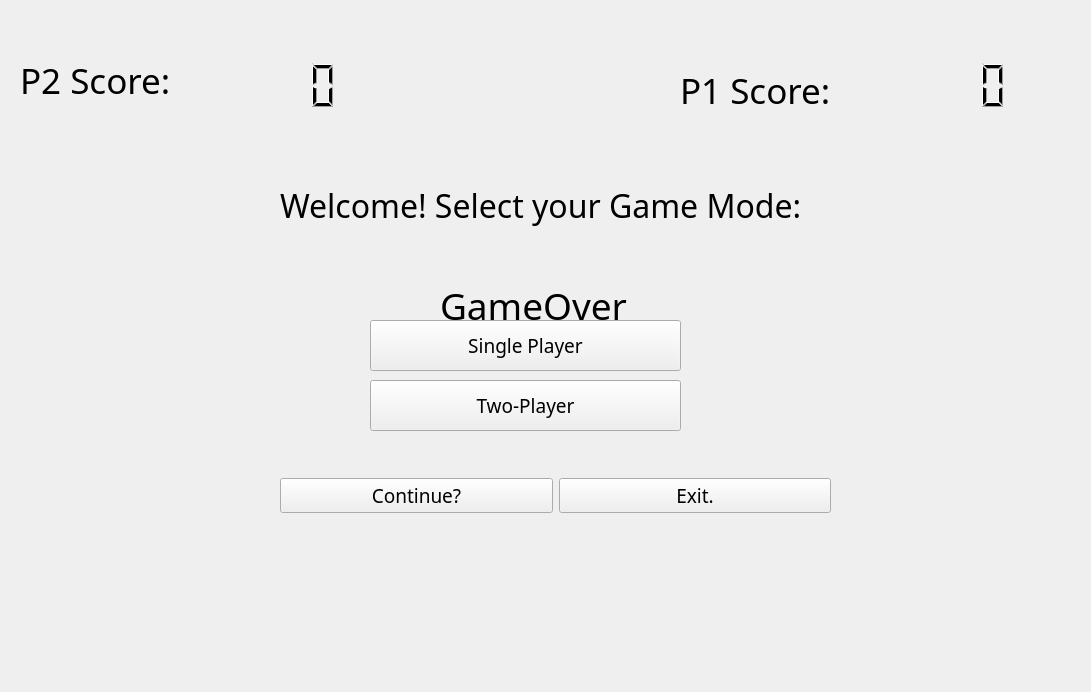
<?xml version="1.0" encoding="UTF-8"?>
<ui version="4.0">
 <class>Widget</class>
 <widget class="QWidget" name="Widget">
  <property name="enabled">
   <bool>true</bool>
  </property>
  <property name="geometry">
   <rect>
    <x>0</x>
    <y>0</y>
    <width>1091</width>
    <height>692</height>
   </rect>
  </property>
  <property name="windowTitle">
   <string>Form</string>
  </property>
  <property name="windowOpacity">
   <double>1.000000000000000</double>
  </property>
  <widget class="QLCDNumber" name="lcdNumber">
   <property name="geometry">
    <rect>
     <x>690</x>
     <y>60</y>
     <width>481</width>
     <height>51</height>
    </rect>
   </property>
   <property name="frameShape">
    <enum>QFrame::NoFrame</enum>
   </property>
   <property name="digitCount">
    <number>6</number>
   </property>
  </widget>
  <widget class="QLabel" name="label">
   <property name="geometry">
    <rect>
     <x>680</x>
     <y>60</y>
     <width>151</width>
     <height>61</height>
    </rect>
   </property>
   <property name="font">
    <font>
     <family>Ebrima</family>
     <pointsize>26</pointsize>
     <weight>50</weight>
     <bold>false</bold>
    </font>
   </property>
   <property name="frameShape">
    <enum>QFrame::NoFrame</enum>
   </property>
   <property name="text">
    <string>P1 Score:</string>
   </property>
  </widget>
  <widget class="QLabel" name="label_2">
   <property name="enabled">
    <bool>true</bool>
   </property>
   <property name="geometry">
    <rect>
     <x>440</x>
     <y>260</y>
     <width>271</width>
     <height>91</height>
    </rect>
   </property>
   <property name="font">
    <font>
     <family>Ebrima</family>
     <pointsize>28</pointsize>
    </font>
   </property>
   <property name="text">
    <string>GameOver</string>
   </property>
  </widget>
  <widget class="QLabel" name="label_mode">
   <property name="geometry">
    <rect>
     <x>280</x>
     <y>170</y>
     <width>521</width>
     <height>71</height>
    </rect>
   </property>
   <property name="font">
    <font>
     <family>Ebrima</family>
     <pointsize>24</pointsize>
    </font>
   </property>
   <property name="text">
    <string>Welcome! Select your Game Mode:</string>
   </property>
  </widget>
  <widget class="QPushButton" name="pushButton_single">
   <property name="geometry">
    <rect>
     <x>370</x>
     <y>320</y>
     <width>311</width>
     <height>51</height>
    </rect>
   </property>
   <property name="font">
    <font>
     <family>Ebrima</family>
     <pointsize>14</pointsize>
    </font>
   </property>
   <property name="text">
    <string>Single Player</string>
   </property>
  </widget>
  <widget class="QPushButton" name="pushButton_double">
   <property name="geometry">
    <rect>
     <x>370</x>
     <y>380</y>
     <width>311</width>
     <height>51</height>
    </rect>
   </property>
   <property name="font">
    <font>
     <family>Ebrima</family>
     <pointsize>14</pointsize>
    </font>
   </property>
   <property name="text">
    <string>Two-Player</string>
   </property>
  </widget>
  <widget class="QLabel" name="label_3">
   <property name="geometry">
    <rect>
     <x>20</x>
     <y>50</y>
     <width>151</width>
     <height>61</height>
    </rect>
   </property>
   <property name="font">
    <font>
     <family>Ebrima</family>
     <pointsize>26</pointsize>
     <weight>50</weight>
     <bold>false</bold>
    </font>
   </property>
   <property name="text">
    <string>P2 Score:</string>
   </property>
  </widget>
  <widget class="QLCDNumber" name="lcdNumber_2">
   <property name="geometry">
    <rect>
     <x>20</x>
     <y>60</y>
     <width>481</width>
     <height>51</height>
    </rect>
   </property>
   <property name="frameShape">
    <enum>QFrame::NoFrame</enum>
   </property>
   <property name="digitCount">
    <number>6</number>
   </property>
  </widget>
  <widget class="QWidget" name="">
   <property name="geometry">
    <rect>
     <x>280</x>
     <y>450</y>
     <width>551</width>
     <height>91</height>
    </rect>
   </property>
   <layout class="QHBoxLayout" name="horizontalLayout">
    <item>
     <widget class="QPushButton" name="pushButton">
      <property name="enabled">
       <bool>true</bool>
      </property>
      <property name="font">
       <font>
        <family>Ebrima</family>
        <pointsize>14</pointsize>
       </font>
      </property>
      <property name="text">
       <string>Continue?</string>
      </property>
     </widget>
    </item>
    <item>
     <widget class="QPushButton" name="pushButton_2">
      <property name="enabled">
       <bool>true</bool>
      </property>
      <property name="font">
       <font>
        <family>Ebrima</family>
        <pointsize>14</pointsize>
       </font>
      </property>
      <property name="text">
       <string>Exit.</string>
      </property>
     </widget>
    </item>
   </layout>
  </widget>
 </widget>
 <resources/>
 <connections/>
</ui>
